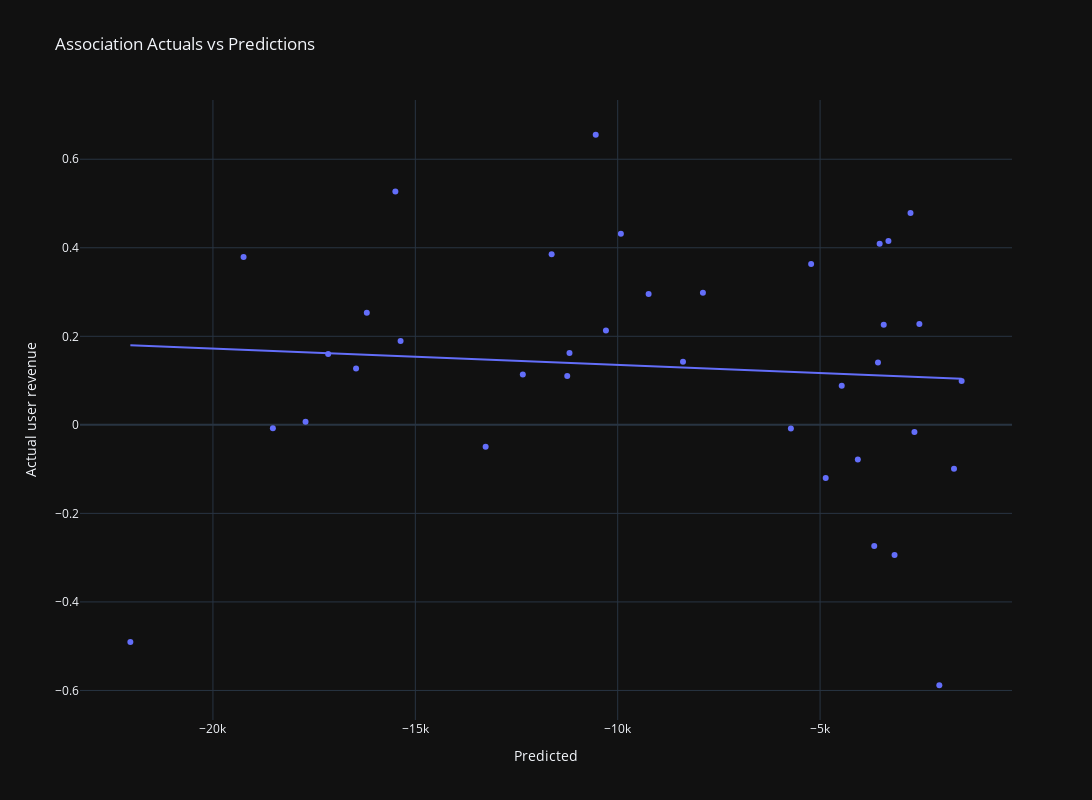

The code cell stored with this chart in its notebook:
### Code cell
pdf = pd.DataFrame({'y_test': ((agg_df_train['revenue_d7'].values - agg_df_train['withdraw_d7'].values)/agg_df_train['cost'].values + agg_df_train['d7_28_increase_api'].values), 'predictions': ((agg_df_train['revenue_d7'].values - agg_df_train['withdraw_d7'].values)/agg_df_train['cost'].values + predictions)})

fig = px.scatter(pdf, x='predictions', y='y_test', title='Association Actuals vs Predictions', trendline='ols',
                 labels={'predictions': 'X-axis Label', 'y_test': 'Y-axis Label'},
                 template='plotly_dark',
                 hover_data=['predictions', 'y_test']
                )

# Customize the layout
fig.update_layout(
    width=1700,
    height=800,
    xaxis=dict(title_text='Predicted'),
    yaxis=dict(title_text='Actual user revenue'),
    legend=dict(title='Legend Title'),
    showlegend=True
)

# Show the plot
fig.show()

### Figure 1 — Plotly figure (JSON) as saved in the notebook; plotly's stock layout.template omitted (floating-point values rounded to 4 significant figures)
{"data": [{"hovertemplate": "X-axis Label=%{x}<br>Y-axis Label=%{y}<extra></extra>", "legendgroup": "", "marker": {"color": "#636efa", "symbol": "circle"}, "mode": "markers", "name": "", "orientation": "v", "showlegend": false, "type": "scatter", "x": [-1691.0, -1502.0, -2054.0, -2547.0, -3160.0, -2669.0, -3662.0, -3528.0, -4067.0, -11630.0, -3570.0, -2766.0, -4465.0, -3427.0, -3311.0, -8387.0, -11190.0, -5721.0, -5221.0, -10290.0, -7895.0, -16200.0, -10540.0, -15490.0, -17710.0, -9237.0, -16460.0, -18520.0, -9921.0, -4861.0, -12340.0, -22040.0, -17150.0, -15360.0, -11250.0, -19240.0, -13260.0], "xaxis": "x", "y": [-0.0993, 0.09899, -0.5882, 0.2277, -0.2938, -0.01608, -0.2735, 0.4092, -0.07808, 0.3856, 0.1406, 0.4784, 0.08819, 0.2262, 0.4154, 0.1426, 0.1623, -0.008216, 0.3631, 0.2131, 0.2984, 0.2533, 0.6553, 0.5271, 0.006715, 0.2956, 0.1271, -0.007931, 0.4316, -0.1199, 0.1136, -0.4907, 0.1601, 0.1894, 0.1105, 0.3793, -0.04947], "yaxis": "y"}, {"hovertemplate": "<b>OLS trendline</b><br>y_test = -3.67757e-06 * predictions + 0.0986994<br>R<sup>2</sup>=0.006768<br><br>X-axis Label=%{x}<br>Y-axis Label=%{y} <b>(trend)</b><extra></extra>", "legendgroup": "", "marker": {"color": "#636efa", "symbol": "circle"}, "mode": "lines", "name": "", "showlegend": false, "type": "scatter", "x": [-22040.0, -19240.0, -18520.0, -17710.0, -17150.0, -16460.0, -16200.0, -15490.0, -15360.0, -13260.0, -12340.0, -11630.0, -11250.0, -11190.0, -10540.0, -10290.0, -9921.0, -9237.0, -8387.0, -7895.0, -5721.0, -5221.0, -4861.0, -4465.0, -4067.0, -3662.0, -3570.0, -3528.0, -3427.0, -3311.0, -3160.0, -2766.0, -2669.0, -2547.0, -2054.0, -1691.0, -1502.0], "xaxis": "x", "y": [0.1798, 0.1695, 0.1668, 0.1638, 0.1618, 0.1592, 0.1583, 0.1557, 0.1552, 0.1475, 0.1441, 0.1415, 0.1401, 0.1399, 0.1375, 0.1365, 0.1352, 0.1327, 0.1295, 0.1277, 0.1197, 0.1179, 0.1166, 0.1151, 0.1137, 0.1122, 0.1118, 0.1117, 0.1113, 0.1109, 0.1103, 0.1089, 0.1085, 0.1081, 0.1063, 0.1049, 0.1042], "yaxis": "y"}], "layout": {"height": 800, "legend": {"title": {"text": "Legend Title"}, "tracegroupgap": 0}, "showlegend": true, "title": {"text": "Association Actuals vs Predictions"}, "width": 1700, "xaxis": {"anchor": "y", "domain": [0, 1], "title": {"text": "Predicted"}}, "yaxis": {"anchor": "x", "domain": [0, 1], "title": {"text": "Actual user revenue"}}}}
